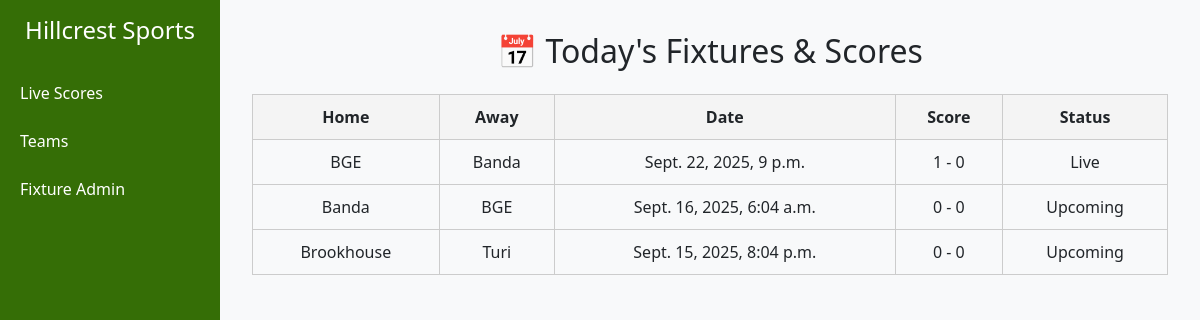
The page / on the database its author committed.
### fixtureadmin/models.py (models this page shows, shortened)
class Fixture(models.Model):
    STATUS_CHOICES = [
        ('upcoming', 'Upcoming'),
        ('live', 'Live'),
        ('finished', 'Finished'),
    ]
    home_team = models.ForeignKey(Teams, on_delete=models.CASCADE, related_name="home_fixtures")
    away_team = models.ForeignKey(Teams, on_delete=models.CASCADE, related_name="away_fixtures")
    match_date = models.DateTimeField()
    home_score = models.IntegerField(default=0)
    away_score = models.IntegerField(default=0)
    status = models.CharField(max_length=10, choices=STATUS_CHOICES, default='upcoming')

### teams/models.py (models this page shows)
class Teams(models.Model):
    team_name = models.CharField(max_length=200, blank=True)
    age_group = models.CharField(max_length=200, blank=True)
    gender = models.CharField(max_length=15, blank=True)
    sport = models.CharField(max_length=15, blank=True)
    coach = models.CharField(max_length=15, blank=True)
    email = models.EmailField(unique=False)
    added_on = models.DateTimeField(auto_now_add=True)
    def __str__(self):
        return self.team_name

### fixtureviewer/views.py (the view)
# urls.py: path('', views.dashboard, name='dashboard'),
def dashboard(request):
    fixtures = Fixture.objects.all().order_by('-match_date')
    return render(request, 'viewer/livescore.html', {'fixtures': fixtures})

### templates/viewer/livescore.html (shortened to what this page needs)
{% extends 'base/main.html' %}
{% block content %}
  <h2 class="mb-4">📅 Today's Fixtures & Scores</h2>
<table border="1" cellpadding="8">
  <tr>
    <th>Home</th>
    <th>Away</th>
    <th>Date</th>
    <th>Score</th>
    <th>Status</th>
  </tr>
  {% for fixture in fixtures %}
  <tr>
    <td>{{ fixture.home_team }}</td>
    <td>{{ fixture.away_team }}</td>
    <td>{{ fixture.match_date }}</td>
    <td>{{ fixture.home_score }} - {{ fixture.away_score }}</td>
    <td>{{ fixture.get_status_display }}</td>
  </tr>
  {% empty %}
  <tr><td colspan="6">No fixtures available.</td></tr>
  {% endfor %}
</table>
{% endblock %}

### templates/base/main.html (style rules this page uses)
body { background-color: #f8f9fa; }
h2 { text-align: center; }
table { width: 100%; border-collapse: collapse; margin-top: 20px; }
th, td { border: 1px solid #ccc; padding: 10px; text-align: center; }
th { background-color: #f4f4f4; }

### rows shown on the page
Fixture: home_team "BGE", away_team "Banda", match_date "Sept. 22, 2025, 9 p.m.", home_score "1", away_score "0", status "Live"
Fixture: home_team "Banda", away_team "BGE", match_date "Sept. 16, 2025, 6:04 a.m.", home_score "0", away_score "0", status "Upcoming"
Fixture: home_team "Brookhouse", away_team "Turi", match_date "Sept. 15, 2025, 8:04 p.m.", home_score "0", away_score "0", status "Upcoming"
